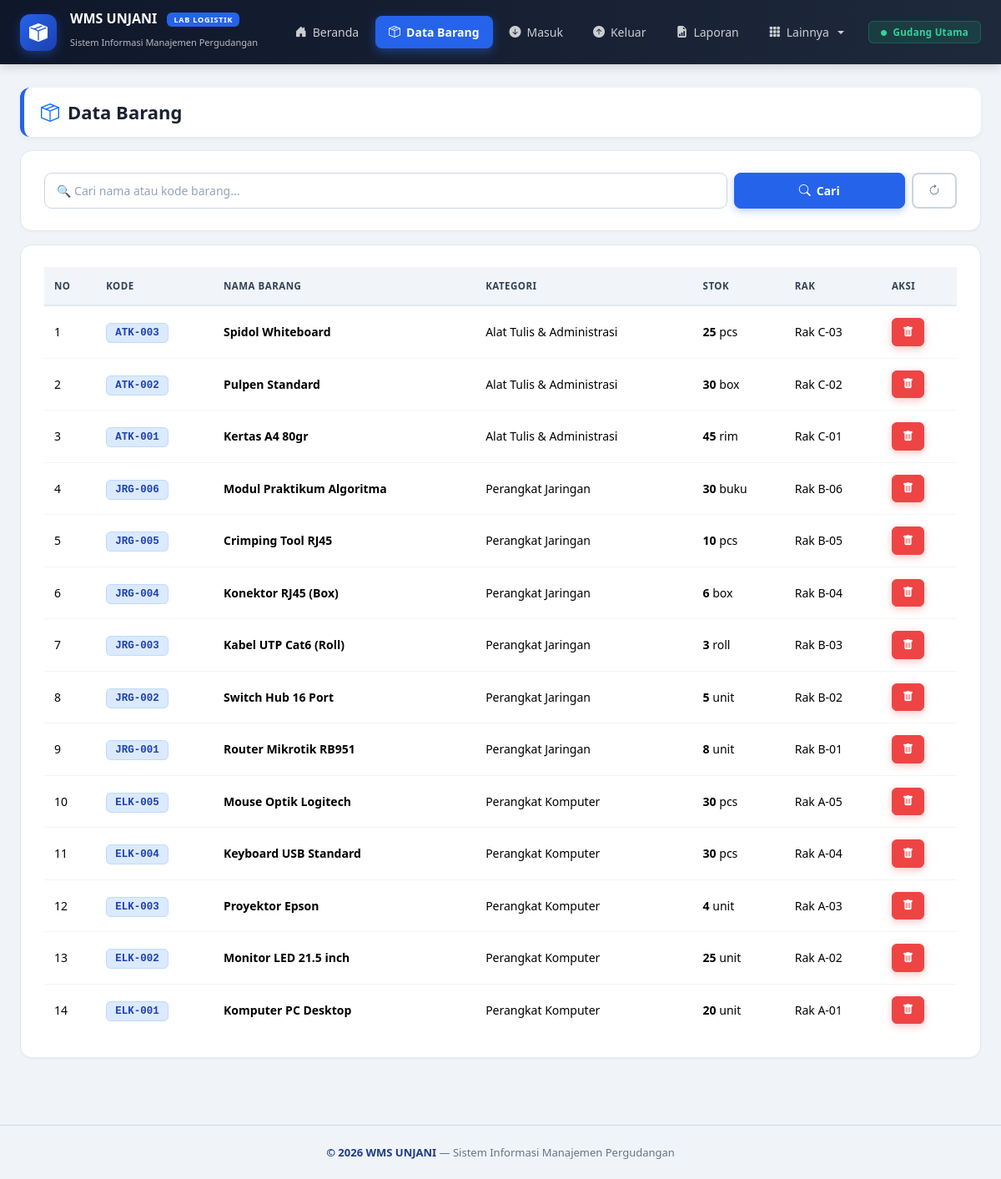
The app's page /index.php?page=barang with its own data.
### tables this page shows
CREATE TABLE barang (
    id INT AUTO_INCREMENT PRIMARY KEY,
    kode_barang VARCHAR(20) UNIQUE NOT NULL,
    nama_barang VARCHAR(100) NOT NULL,
    kategori_id INT,
    satuan VARCHAR(20) DEFAULT 'pcs',
    stok INT DEFAULT 0,
    stok_minimal INT DEFAULT 5,
    lokasi_rak VARCHAR(20),
    harga DECIMAL(15,2) DEFAULT 0,
    FOREIGN KEY (kategori_id) REFERENCES kategori(id) ON DELETE SET NULL
);

CREATE TABLE kategori (
    id INT AUTO_INCREMENT PRIMARY KEY,
    nama_kategori VARCHAR(100) NOT NULL,
    kode_zona VARCHAR(5),
    keterangan TEXT
);

### index.php (the view, shortened to what this page needs)
<?php
$page  = $_GET['page'] ?? 'beranda';
require_once 'includes/header.php';
?>
<?php
if ($page == 'beranda'):
    $total_barang = mysqli_fetch_assoc(mysqli_query($koneksi, "SELECT COUNT(*) jml FROM barang"))['jml'];
    $masuk_hari   = mysqli_fetch_assoc(mysqli_query($koneksi, "SELECT IFNULL(SUM(jumlah),0) jml FROM barang_masuk WHERE tanggal=CURDATE()"))['jml'];
    $keluar_hari  = mysqli_fetch_assoc(mysqli_query($koneksi, "SELECT IFNULL(SUM(jumlah),0) jml FROM barang_keluar WHERE tanggal=CURDATE()"))['jml'];
    $total_stok   = mysqli_fetch_assoc(mysqli_query($koneksi, "SELECT IFNULL(SUM(stok),0) jml FROM barang"))['jml'];
?>
    <div class="hero-banner">
        <span class="hero-badge"> SISTEM PERGUDANGAN </span>
        <h1>Sistem Manajemen Gudang</h1>
        <p>Pantau sirkulasi barang masuk dan keluar secara real-time untuk operasional gudang yang efektif dan akurat.</p>
    </div>
    <div class="row g-3 mb-4">
        <div class="col-md-3 col-sm-6">
            <div class="stat-card blue">
                <div class="d-flex justify-content-between align-items-start">
                    <div>
                        <div class="stat-label">Total Barang</div>
                        <div class="stat-value mt-3"><?= $total_barang ?></div>
                        <small class="text-muted d-block mt-2">Master SKU</small>
                    </div>
                    <div class="stat-icon" style="background:#dbeafe;color:#2563eb;"><i class="bi bi-box-seam-fill"></i></div>
                </div>
            </div>
        </div>
        <div class="col-md-3 col-sm-6">
            <div class="stat-card green">
                <div class="d-flex justify-content-between align-items-start">
                    <div>
                        <div class="stat-label">Masuk Hari Ini</div>
                        <div class="stat-value mt-3 text-success"><?= $masuk_hari ?></div>
                        <small class="text-muted d-block mt-2">Total Inbound</small>
                    </div>
                    <div class="stat-icon" style="background:#d1fae5;color:#10b981;"><i class="bi bi-arrow-down-circle-fill"></i></div>
                </div>
            </div>
        </div>
        <div class="col-md-3 col-sm-6">
            <div class="stat-card yellow">
                <div class="d-flex justify-content-between align-items-start">
                    <div>
                        <div class="stat-label">Keluar Hari Ini</div>
                        <div class="stat-value mt-3" style="color:#f59e0b;"><?= $keluar_hari ?></div>
                        <small class="text-muted d-block mt-2">Total Outbound</small>
                    </div>
                    <div class="stat-icon" style="background:#fef3c7;color:#f59e0b;"><i class="bi bi-arrow-up-circle-fill"></i></div>
                </div>
            </div>
        </div>
        <div class="col-md-3 col-sm-6">
            <div class="stat-card cyan">
                <div class="d-flex justify-content-between align-items-start">
                    <div>
                        <div class="stat-label">Total Stok</div>
                        <div class="stat-value mt-3" style="color:#06b6d4;"><?= $total_stok ?></div>
                        <small class="text-muted d-block mt-2">Akumulasi Unit</small>
                    </div>
                    <div class="stat-icon" style="background:#cffafe;color:#06b6d4;"><i class="bi bi-stack"></i></div>
                </div>
            </div>
        </div>
    </div>
    <div class="panel mb-4">
        <div class="panel-title"><i class="bi bi-graph-up-arrow text-primary"></i> Tren Mutasi Stok 7 Hari Terakhir</div>
        <div class="panel-subtitle">Perbandingan arus barang masuk dan keluar</div>
        <div style="height: 280px; position: relative;"><canvas id="chartMutasi"></canvas></div>
    </div>
    <div class="panel">
        <div class="panel-title"><i class="bi bi-exclamation-triangle-fill text-danger"></i> Peringatan Stok Minimis</div>
        <div class="table-responsive mt-3">
            <table class="table align-middle mb-0">
                <thead><tr><th>BARANG</th><th>KODE SKU</th><th>SISA STOK</th><th>STATUS</th><th>AKSI</th></tr></thead>
                <tbody>
                <?php
                $q = mysqli_query($koneksi, "SELECT * FROM barang WHERE stok <= stok_minimal ORDER BY stok ASC");
                if (mysqli_num_rows($q) == 0): ?>
                    <tr><td colspan="5" class="text-center text-muted py-4">Semua stok aman!</td></tr>
                <?php else: while ($r = mysqli_fetch_assoc($q)): ?>
                <tr>
                    <td><strong><?= $r['nama_barang'] ?></strong></td>
                    <td><code><?= $r['kode_barang'] ?></code></td>
                    <td><strong class="text-danger"><?= $r['stok'] ?> <?= $r['satuan'] ?></strong></td>
                    <td><?= badgeStok($r['stok'], $r['stok_minimal']) ?></td>
                    <td><a href="index.php?page=masuk" class="btn btn-sm btn-outline-success">Restock</a></td>
                </tr>
                <?php endwhile; endif; ?>
                </tbody>
            </table>
        </div>
    </div>
    <script src="https://cdn.jsdelivr.net/npm/chart.js"></script>
    <script>
    <?php
    $hari_indo = ['Sun'=>'Min','Mon'=>'Sen','Tue'=>'Sel','Wed'=>'Rab','Thu'=>'Kam','Fri'=>'Jum','Sat'=>'Sab'];
    $labels = []; $data_masuk = []; $data_keluar = [];
    for ($i = 6; $i >= 0; $i--) {
        $tgl = date('Y-m-d', strtotime("-$i days"));
        $labels[] = $hari_indo[date('D', strtotime($tgl))];
        $data_masuk[] = (int)mysqli_fetch_assoc(mysqli_query($koneksi, "SELECT IFNULL(SUM(jumlah),0) jml FROM barang_masuk WHERE tanggal='$tgl'"))['jml'];
        $data_keluar[] = (int)mysqli_fetch_assoc(mysqli_query($koneksi, "SELECT IFNULL(SUM(jumlah),0) jml FROM barang_keluar WHERE tanggal='$tgl'"))['jml'];
    }
    ?>
    new Chart(document.getElementById('chartMutasi'), {
        type: 'bar',
        data: { labels: <?= json_encode($labels) ?>, datasets: [
            { label: 'Barang Masuk', data: <?= json_encode($data_masuk) ?>, backgroundColor: 'rgba(37,99,235,0.85)', borderRadius: 8 },
            { label: 'Barang Keluar', data: <?= json_encode($data_keluar) ?>, backgroundColor: 'rgba(245,158,11,0.85)', borderRadius: 8 }
        ]},
        options: { responsive: true, maintainAspectRatio: false, plugins: { legend: { position: 'top', align: 'end' } } }
    });
    </script>
<?php
elseif ($page == 'barang'):
    $search = mysqli_real_escape_string($koneksi, $_GET['search'] ?? '');
    $where = !empty($search) ? "WHERE b.nama_barang LIKE '%$search%' OR b.kode_barang LIKE '%$search%'" : '';
?>
    <div class="page-header mb-3">
        <div><h4><i class="bi bi-box-seam text-primary"></i> Data Barang</h4></div>
    </div>
    <div class="panel mb-3">
        <form method="GET" action="index.php" class="row g-2">
            <div class="col-md-9"><input type="text" name="search" class="form-control" placeholder="🔍 Cari nama atau kode barang..." value="<?= htmlspecialchars($search) ?>"></div>
            <div class="col-md-3 d-flex gap-2">
                <button type="submit" class="btn btn-primary flex-fill"><i class="bi bi-search"></i> Cari</button>
                <a href="index.php?page=barang" class="btn btn-outline-secondary"><i class="bi bi-arrow-clockwise"></i></a>
            </div>
        </form>
    </div>
    <div class="panel">
        <div class="table-responsive">
            <table class="table align-middle">
                <thead><tr><th>NO</th><th>KODE</th><th>NAMA BARANG</th><th>KATEGORI</th><th>STOK</th><th>RAK</th><th>AKSI</th></tr></thead>
                <tbody>
                <?php
                $no = 1;
                $q = mysqli_query($koneksi, "SELECT b.*, k.nama_kategori FROM barang b LEFT JOIN kategori k ON b.kategori_id=k.id $where ORDER BY b.id DESC");
                if (mysqli_num_rows($q) == 0): ?>
                    <tr><td colspan="7" class="text-center text-muted py-5">Belum ada data barang</td></tr>
                <?php else: while ($r = mysqli_fetch_assoc($q)): ?>
                <tr>
                    <td><?= $no++ ?></td>
                    <td><code><?= $r['kode_barang'] ?></code></td>
                    <td><strong><?= $r['nama_barang'] ?></strong></td>
                    <td><?= $r['nama_kategori'] ?? '-' ?></td>
                    <td><strong><?= $r['stok'] ?></strong> <?= $r['satuan'] ?></td>
                    <td><?= $r['lokasi_rak'] ?></td>
                    <td>
                        <a href="config/proses.php?action=hapus_barang&id=<?= $r['id'] ?>" class="btn btn-sm btn-danger" title="Hapus" onclick="return confirm('Yakin hapus?')"><i class="bi bi-trash-fill"></i></a>
                    </td>
                </tr>
                <?php endwhile; endif; ?>
                </tbody>
            </table>
        </div>
    </div>
<?php
elseif ($page == 'kartu_stok'):
    require 'kartu_stok.php'; exit;
elseif ($page == 'riwayat'):
    require 'riwayat_transaksi.php'; exit;
elseif ($page == 'laporan_kat'):
    require 'laporan_kategori.php'; exit;
endif; ?>
<?php require_once 'includes/footer.php'; ?>

### assets/css/style.css (style rules this page uses)
* { -webkit-font-smoothing: antialiased; -moz-osx-font-smoothing: grayscale; box-sizing: border-box; }
body { background: #f0f4f8; font-family: 'Segoe UI', -apple-system, BlinkMacSystemFont, Tahoma, sans-serif; font-size: 14.5px; line-height: 1.55; color: #1a2332; margin: 0; min-height: 100vh; }
.panel { background: #fff; border-radius: 14px; padding: 26px 28px; border: 1px solid #e2e8f0; height: 100%; box-shadow: 0 1px 3px rgba(15,23,42,0.04); }
.page-header { display: flex; justify-content: space-between; align-items: center; margin-bottom: 22px; padding: 16px 20px; background: #fff; border-radius: 12px; border-left: 5px solid #2563eb; box-shadow: 0 2px 6px rgba(15,23,42,0.05); gap: 16px; flex-wrap: wrap; }
.page-header h4 { font-size: 22px; font-weight: 700; margin: 0; display: flex; align-items: center; gap: 10px; color: #1a2332; }
.table { margin-bottom: 0; font-size: 14px; color: #1a2332; }
.table thead th { background: #f1f5f9; color: #334155; font-size: 11.5px; font-weight: 700; letter-spacing: 0.5px; text-transform: uppercase; padding: 14px 12px; border-bottom: 2px solid #e2e8f0; white-space: nowrap; }
.table tbody td { padding: 14px 12px; vertical-align: middle; font-size: 14px; border-bottom: 1px solid #f1f5f9; }
.table tbody tr:nth-child(even) { background: #f8fafc; }
.table tbody tr:last-child td { border-bottom: none; }
.table code { background: #dbeafe; color: #1e40af; padding: 4px 10px; border-radius: 6px; font-size: 12.5px; font-weight: 700; border: 1px solid #bfdbfe; font-family: 'Consolas', 'Monaco', monospace; white-space: nowrap; }
.btn { font-size: 14px; font-weight: 600; border-radius: 8px; padding: 9px 18px; transition: all 0.15s; display: inline-flex; align-items: center; justify-content: center; gap: 7px; }
.btn-sm { padding: 6px 12px; font-size: 13px; border-radius: 6px; }
.btn-primary { background: #2563eb; border-color: #2563eb; box-shadow: 0 3px 10px rgba(37,99,235,0.3); }
.btn-danger { background: #ef4444; border-color: #ef4444; box-shadow: 0 3px 10px rgba(239,68,68,0.3); }
.btn-outline-secondary { color: #64748b; border: 2px solid #cbd5e1; background: transparent; }
.table-responsive { overflow-x: auto; overflow-y: visible; }
.form-control, .form-select { border-radius: 9px; border: 1.5px solid #cbd5e1; font-size: 14px; padding: 10px 14px; transition: all 0.15s; color: #1a2332; background: #fff; }
.form-control::placeholder { color: #94a3b8; }

### records on screen
barang: kode_barang "ATK-003", nama_barang "Spidol Whiteboard", kategori.nama_kategori "Alat Tulis & Administrasi", stok "25", satuan "pcs", lokasi_rak "Rak C-03"
barang: kode_barang "ATK-002", nama_barang "Pulpen Standard", kategori.nama_kategori "Alat Tulis & Administrasi", stok "30", satuan "box", lokasi_rak "Rak C-02"
barang: kode_barang "ATK-001", nama_barang "Kertas A4 80gr", kategori.nama_kategori "Alat Tulis & Administrasi", stok "45", satuan "rim", lokasi_rak "Rak C-01"
barang: kode_barang "JRG-006", nama_barang "Modul Praktikum Algoritma", kategori.nama_kategori "Perangkat Jaringan", stok "30", satuan "buku", lokasi_rak "Rak B-06"
barang: kode_barang "JRG-005", nama_barang "Crimping Tool RJ45", kategori.nama_kategori "Perangkat Jaringan", stok "10", satuan "pcs", lokasi_rak "Rak B-05"
barang: kode_barang "JRG-004", nama_barang "Konektor RJ45 (Box)", kategori.nama_kategori "Perangkat Jaringan", stok "6", satuan "box", lokasi_rak "Rak B-04"
barang: kode_barang "JRG-003", nama_barang "Kabel UTP Cat6 (Roll)", kategori.nama_kategori "Perangkat Jaringan", stok "3", satuan "roll", lokasi_rak "Rak B-03"
barang: kode_barang "JRG-002", nama_barang "Switch Hub 16 Port", kategori.nama_kategori "Perangkat Jaringan", stok "5", satuan "unit", lokasi_rak "Rak B-02"
barang: kode_barang "JRG-001", nama_barang "Router Mikrotik RB951", kategori.nama_kategori "Perangkat Jaringan", stok "8", satuan "unit", lokasi_rak "Rak B-01"
barang: kode_barang "ELK-005", nama_barang "Mouse Optik Logitech", kategori.nama_kategori "Perangkat Komputer", stok "30", satuan "pcs", lokasi_rak "Rak A-05"
barang: kode_barang "ELK-004", nama_barang "Keyboard USB Standard", kategori.nama_kategori "Perangkat Komputer", stok "30", satuan "pcs", lokasi_rak "Rak A-04"
barang: kode_barang "ELK-003", nama_barang "Proyektor Epson", kategori.nama_kategori "Perangkat Komputer", stok "4", satuan "unit", lokasi_rak "Rak A-03"
barang: kode_barang "ELK-002", nama_barang "Monitor LED 21.5 inch", kategori.nama_kategori "Perangkat Komputer", stok "25", satuan "unit", lokasi_rak "Rak A-02"
barang: kode_barang "ELK-001", nama_barang "Komputer PC Desktop", kategori.nama_kategori "Perangkat Komputer", stok "20", satuan "unit", lokasi_rak "Rak A-01"
